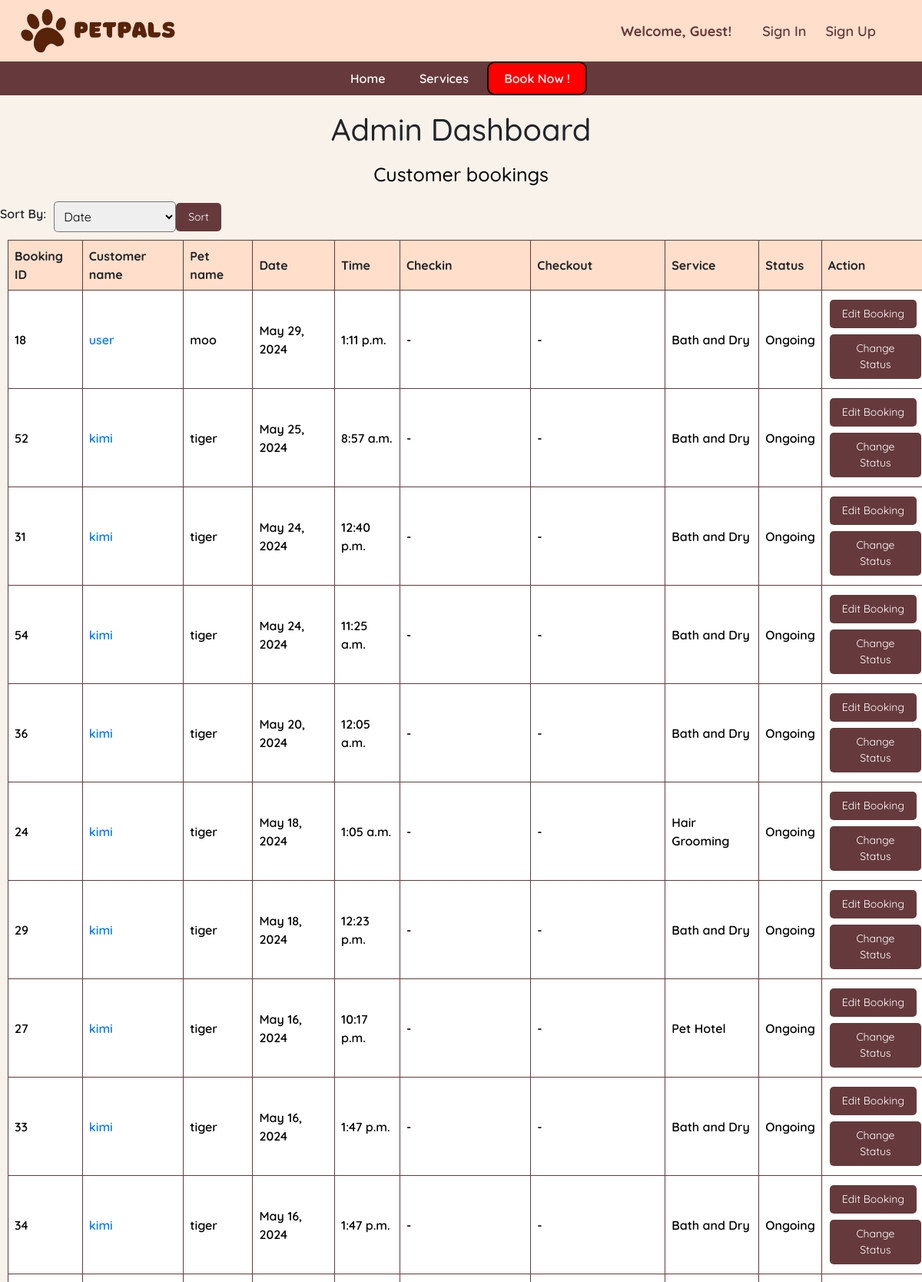
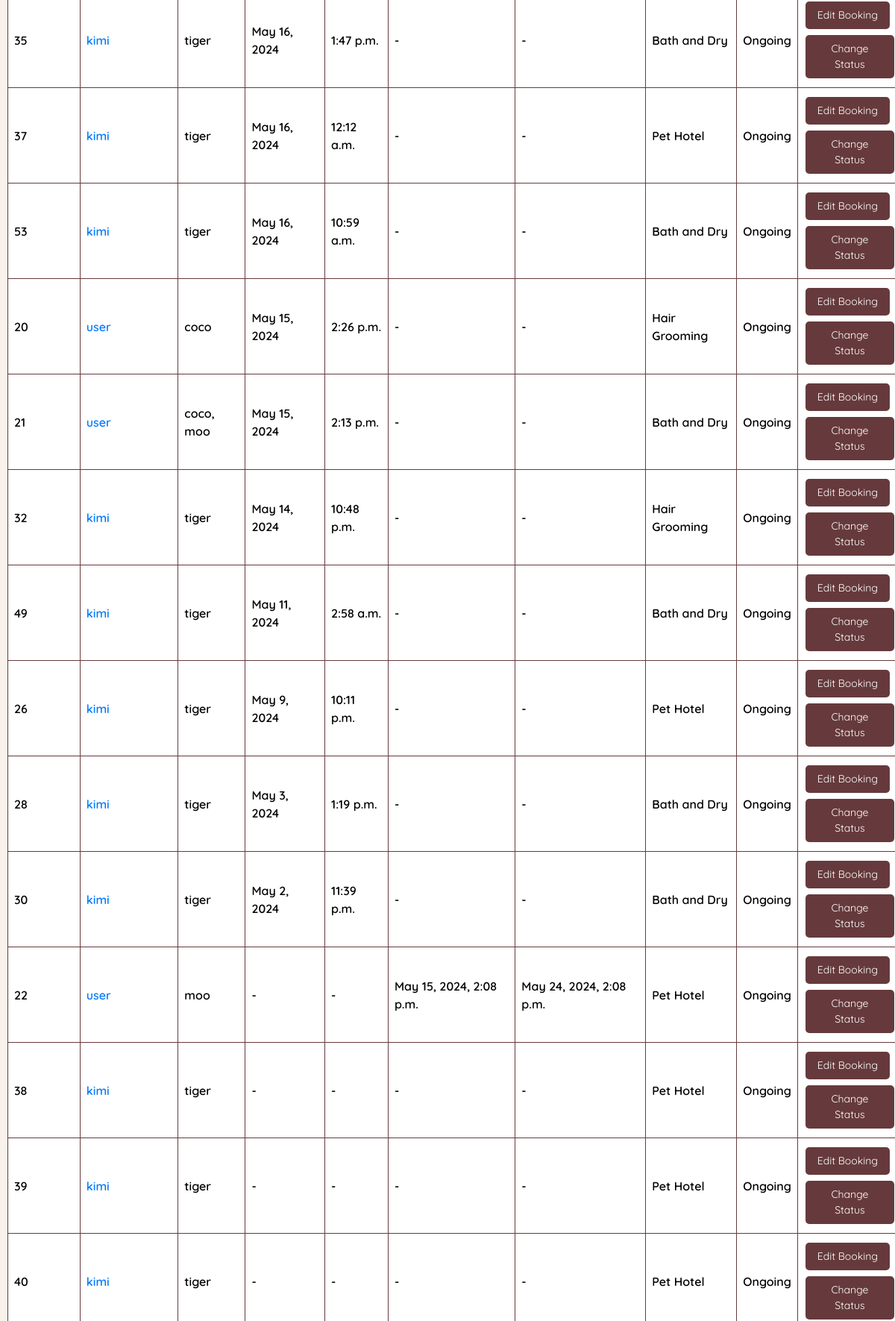
/admin_dashboard/ (upper part), run on the app's committed database (2 pictures, top to bottom).
### main/models.py (models this page shows, shortened)
class Booking(models.Model):
    owner = models.ForeignKey(Owner, null=True, on_delete=models.CASCADE)
    pet = models.ManyToManyField(Pet)
    date = models.DateField(blank=True, null=True)
    time = models.TimeField(blank=True, null=True)
    SERVICE_CHOICES = [
        ('Hair Grooming', 'Hair Grooming'),
        ('Bath and Dry', 'Bath and Dry'),
        ('Pet Hotel', 'Pet Hotel'),
        ('Pet Daycare', 'Pet Daycare'),
    ]
    service = models.CharField(max_length=50, choices=SERVICE_CHOICES)
    STATUS_CHOICES = [
        ('Ongoing', 'Ongoing'),
        ('Completed', 'Completed'),
        ('Cancelled', 'Cancelled'),
    ]
    status = models.CharField(max_length=20, choices=STATUS_CHOICES, default='Ongoing')
    checkin = models.DateTimeField(null=True, blank=True)
    checkout = models.DateTimeField(null=True, blank=True)

class Owner(models.Model):
    user = models.OneToOneField(User, on_delete=models.CASCADE)
    phone_number = models.CharField(max_length=15, blank=True)
    email = models.EmailField(blank=True)

class Pet(models.Model):
    name = models.CharField(max_length=20)
    owner = models.ForeignKey(Owner, null=True, on_delete=models.CASCADE)
    age = models.PositiveBigIntegerField()
    species = models.CharField(max_length=50)
    breed = models.CharField(max_length=50)
    profile_pic = models.ImageField(default="profile.jpg", null=True, blank=True)

### main/views.py (the view)
# urls.py: path('admin_dashboard/', views.AdminPage, name="admin_dashboard"),
def AdminPage(request):
    sort_by = request.GET.get('sort_by', 'date')
    if sort_by == 'date':
        ongoing_bookings = Booking.objects.filter(status='Ongoing').order_by('-date')
        completed_bookings = Booking.objects.filter(status='Completed').order_by('-date')
        cancelled_bookings = Booking.objects.filter(status='Cancelled').order_by('-date')
    elif sort_by == 'id':
        ongoing_bookings = Booking.objects.filter(status='Ongoing').order_by('id')
        completed_bookings = Booking.objects.filter(status='Completed').order_by('id')
        cancelled_bookings = Booking.objects.filter(status='Cancelled').order_by('id')
    elif sort_by == 'service':
        ongoing_bookings = Booking.objects.filter(status='Ongoing').order_by('service')
        completed_bookings = Booking.objects.filter(status='Completed').order_by('service')
        cancelled_bookings = Booking.objects.filter(status='Cancelled').order_by('service')
    owners = Owner.objects.all()
    context = {'ongoing_bookings': ongoing_bookings,
               'completed_bookings': completed_bookings,
               'cancelled_bookings': cancelled_bookings,
               'owners': owners,
              }
    return render(request, 'admin_dashboard.html', context)

### main/templates/admin_dashboard.html (shortened to what this page needs)
{% extends 'base.html' %}
{% block content %}
<!DOCTYPE html>
<html lang="en">
<head>
</head>
<body>
    <h1 class="dashb">Admin Dashboard</h1>
    <div style="margin-top: 20px; margin-bottom: 20px;">
    <h2 class="dash">Customer bookings</h2>
<form method="GET" action="" class="sorting-form">
    <label for="sort_by">Sort By:</label>
    <select name="sort_by" id="sort_by" class="sort-select">
        <option value="date">Date</option>
    </select>
    <button type="submit" class="sort-button">Sort</button>
</form>
<table class="a">
    <thead>
        <tr>
            <th>Booking ID</th>
            <th>Customer name</th>
            <th>Pet name</th>
            <th>Date</th>
            <th>Time</th>
            <th>Checkin</th>
            <th>Checkout</th>
            <th>Service</th>
            <th>Status</th>
            <th>Action</th>
        </tr>
    </thead>
    <tbody>
        {% for booking in ongoing_bookings %}
        <tr>
            <td>{{ booking.id }}</td>
            <td><a href="{% url 'ownerpf' booking.id %}">{{ booking.owner.user.username }}</a></td>
            <td>
                {% for pet in booking.pet.all %}
                    {{ pet.name }}{% if not forloop.last %}, {% endif %}
                {% endfor %}
            </td>
            <td>{{ booking.date|default:"-" }}</td>
            <td>{{ booking.time|default:"-" }}</td>
            <td>{{ booking.checkin|default:"-" }}</td>
            <td>{{ booking.checkout|default:"-" }}</td>
            <td>{{ booking.service }}</td>
            <td>{{ booking.status }}</td>
            <td>
                <form method="post" action="{% url 'edit_booking' booking.id %}" style="display: inline;">
                    <button type="submit" class="button">Edit Booking</button>
                </form>
                <form method="get" action="{% url 'change_status' booking.id %}">
                    <button type="submit" class="button">Change Status</button>
                </form>
            </td>
        </tr>
        {% endfor %}
    </tbody>
</table>
</div>
</body>
</html>
{% endblock %}

### main/templates/base.html (style rules this page uses)
body { font-family: "Quicksand", sans-serif; font-optical-sizing: auto; font-weight: 600; font-style: normal; margin: 0; padding: 0; background-color: #F9F2EB; }
h2 { color: white; font-size: xx-large; }
h2 { text-align: center; color: #8B4513; margin-bottom: 20px; }
.ope th, td { padding: 12px; text-align: left; border: none; font-size: 16px; color: #000; }

### main/templates/admin_dashboard.html (style rules this page uses)
body { margin: 0; padding: 0; }
.sorting-form { display: flex; align-items: center; }
.sorting-form label { margin-right: 10px; }
.sort-select { padding: 8px; border-radius: 5px; }
.sort-button { background-color: rgb(102, 58, 60); border: none; color: white; padding: 8px 16px; text-align: center; text-decoration: none; display: inline-block; font-size: 14px; border-radius: 5px; cursor: pointer; }
.a { margin: 10px; width: 100%; border-collapse: collapse; }
.a th, td { border: 1px solid rgb(102, 58, 60); padding: 8px; text-align: left; background-color: white; }
.a th { background-color: rgb(255,223,203); }
.dash { color: black ; font-size: 25px; }
.dashb { text-align: center; margin-top: 20px; }
.button { background-color: rgb(102, 58, 60); border: none; color: white; padding: 8px 16px; text-align: center; text-decoration: none; display: inline-block; font-size: 14px; margin: 4px 2px; cursor: pointer; border-radius: 5px; }

### data on the page
Booking: id "18", owner.user.username "user", date "May 29, 2024", time "1:11 p.m.", checkin "-", checkout "-", service "Bath and Dry", status "Ongoing"
Pet: name "moo"
Booking: id "52", owner.user.username "kimi", date "May 25, 2024", time "8:57 a.m.", checkin "-", checkout "-", service "Bath and Dry", status "Ongoing"
Pet: name "tiger"
Booking: id "31", owner.user.username "kimi", date "May 24, 2024", time "12:40 p.m.", checkin "-", checkout "-", service "Bath and Dry", status "Ongoing"
Booking: id "54", owner.user.username "kimi", date "May 24, 2024", time "11:25 a.m.", checkin "-", checkout "-", service "Bath and Dry", status "Ongoing"
Booking: id "36", owner.user.username "kimi", date "May 20, 2024", time "12:05 a.m.", checkin "-", checkout "-", service "Bath and Dry", status "Ongoing"
Booking: id "24", owner.user.username "kimi", date "May 18, 2024", time "1:05 a.m.", checkin "-", checkout "-", service "Hair Grooming", status "Ongoing"
Booking: id "29", owner.user.username "kimi", date "May 18, 2024", time "12:23 p.m.", checkin "-", checkout "-", service "Bath and Dry", status "Ongoing"
Booking: id "27", owner.user.username "kimi", date "May 16, 2024", time "10:17 p.m.", checkin "-", checkout "-", service "Pet Hotel", status "Ongoing"
Booking: id "33", owner.user.username "kimi", date "May 16, 2024", time "1:47 p.m.", checkin "-", checkout "-", service "Bath and Dry", status "Ongoing"
Booking: id "34", owner.user.username "kimi", date "May 16, 2024", time "1:47 p.m.", checkin "-", checkout "-", service "Bath and Dry", status "Ongoing"
Booking: id "35", owner.user.username "kimi", date "May 16, 2024", time "1:47 p.m.", checkin "-", checkout "-", service "Bath and Dry", status "Ongoing"
Booking: id "37", owner.user.username "kimi", date "May 16, 2024", time "12:12 a.m.", checkin "-", checkout "-", service "Pet Hotel", status "Ongoing"
Booking: id "53", owner.user.username "kimi", date "May 16, 2024", time "10:59 a.m.", checkin "-", checkout "-", service "Bath and Dry", status "Ongoing"
Booking: id "20", owner.user.username "user", date "May 15, 2024", time "2:26 p.m.", checkin "-", checkout "-", service "Hair Grooming", status "Ongoing"
Pet: name "coco"
Booking: id "21", owner.user.username "user", date "May 15, 2024", time "2:13 p.m.", checkin "-", checkout "-", service "Bath and Dry", status "Ongoing"
Booking: id "32", owner.user.username "kimi", date "May 14, 2024", time "10:48 p.m.", checkin "-", checkout "-", service "Hair Grooming", status "Ongoing"
Booking: id "49", owner.user.username "kimi", date "May 11, 2024", time "2:58 a.m.", checkin "-", checkout "-", service "Bath and Dry", status "Ongoing"
Booking: id "26", owner.user.username "kimi", date "May 9, 2024", time "10:11 p.m.", checkin "-", checkout "-", service "Pet Hotel", status "Ongoing"
Booking: id "28", owner.user.username "kimi", date "May 3, 2024", time "1:19 p.m.", checkin "-", checkout "-", service "Bath and Dry", status "Ongoing"
Booking: id "30", owner.user.username "kimi", date "May 2, 2024", time "11:39 p.m.", checkin "-", checkout "-", service "Bath and Dry", status "Ongoing"
Booking: id "22", owner.user.username "user", date "-", time "-", checkin "May 15, 2024, 2:08 p.m.", checkout "May 24, 2024, 2:08 p.m.", service "Pet Hotel", status "Ongoing"
Booking: id "38", owner.user.username "kimi", date "-", time "-", checkin "-", checkout "-", service "Pet Hotel", status "Ongoing"
Booking: id "39", owner.user.username "kimi", date "-", time "-", checkin "-", checkout "-", service "Pet Hotel", status "Ongoing"
Booking: id "40", owner.user.username "kimi", date "-", time "-", checkin "-", checkout "-", service "Pet Hotel", status "Ongoing"
